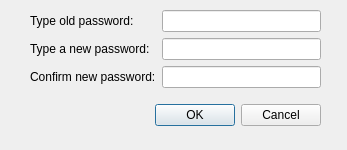
<ui version="4.0" >
 <class>MasterDialog</class>
 <widget class="QDialog" name="MasterDialog" >
  <property name="geometry" >
   <rect>
    <x>0</x>
    <y>0</y>
    <width>347</width>
    <height>150</height>
   </rect>
  </property>
  <property name="windowTitle" >
   <string>Set a Master Password</string>
  </property>
  <property name="modal" >
   <bool>true</bool>
  </property>
  <widget class="QWidget" name="layoutWidget" >
   <property name="geometry" >
    <rect>
     <x>30</x>
     <y>100</y>
     <width>291</width>
     <height>31</height>
    </rect>
   </property>
   <layout class="QHBoxLayout" >
    <property name="spacing" >
     <number>6</number>
    </property>
    <property name="margin" >
     <number>0</number>
    </property>
    <item>
     <spacer>
      <property name="orientation" >
       <enum>Qt::Horizontal</enum>
      </property>
      <property name="sizeHint" stdset="0" >
       <size>
        <width>131</width>
        <height>31</height>
       </size>
      </property>
     </spacer>
    </item>
    <item>
     <widget class="QPushButton" name="okButton" >
      <property name="text" >
       <string>OK</string>
      </property>
     </widget>
    </item>
    <item>
     <widget class="QPushButton" name="cancelButton" >
      <property name="text" >
       <string>Cancel</string>
      </property>
     </widget>
    </item>
   </layout>
  </widget>
  <widget class="QWidget" name="" >
   <property name="geometry" >
    <rect>
     <x>30</x>
     <y>10</y>
     <width>291</width>
     <height>81</height>
    </rect>
   </property>
   <layout class="QFormLayout" name="formLayout" >
    <item row="0" column="0" >
     <widget class="QLabel" name="label" >
      <property name="text" >
       <string>Type old password:</string>
      </property>
     </widget>
    </item>
    <item row="0" column="1" >
     <widget class="QLineEdit" name="txtOld" />
    </item>
    <item row="1" column="0" >
     <widget class="QLabel" name="label_2" >
      <property name="text" >
       <string>Type a new password:</string>
      </property>
     </widget>
    </item>
    <item row="1" column="1" >
     <widget class="QLineEdit" name="txtNew" >
      <property name="echoMode" >
       <enum>QLineEdit::Password</enum>
      </property>
     </widget>
    </item>
    <item row="2" column="0" >
     <widget class="QLabel" name="label_3" >
      <property name="text" >
       <string>Confirm new password:</string>
      </property>
     </widget>
    </item>
    <item row="2" column="1" >
     <widget class="QLineEdit" name="txtConfirm" >
      <property name="echoMode" >
       <enum>QLineEdit::Password</enum>
      </property>
     </widget>
    </item>
   </layout>
  </widget>
  <zorder>layoutWidget</zorder>
  <zorder>label</zorder>
  <zorder>label_2</zorder>
  <zorder>label_3</zorder>
  <zorder>txtOld</zorder>
  <zorder>txtNew</zorder>
  <zorder>txtConfirm</zorder>
  <zorder></zorder>
 </widget>
 <resources/>
 <connections>
  <connection>
   <sender>okButton</sender>
   <signal>clicked()</signal>
   <receiver>MasterDialog</receiver>
   <slot>accept()</slot>
   <hints>
    <hint type="sourcelabel" >
     <x>278</x>
     <y>253</y>
    </hint>
    <hint type="destinationlabel" >
     <x>96</x>
     <y>254</y>
    </hint>
   </hints>
  </connection>
  <connection>
   <sender>cancelButton</sender>
   <signal>clicked()</signal>
   <receiver>MasterDialog</receiver>
   <slot>reject()</slot>
   <hints>
    <hint type="sourcelabel" >
     <x>369</x>
     <y>253</y>
    </hint>
    <hint type="destinationlabel" >
     <x>179</x>
     <y>282</y>
    </hint>
   </hints>
  </connection>
 </connections>
</ui>
